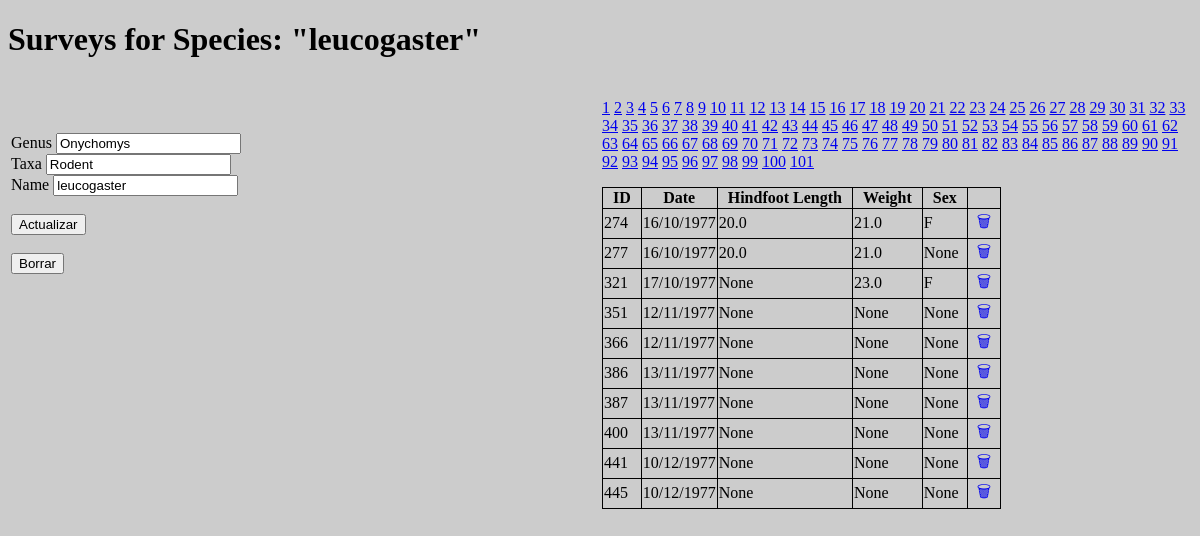
/species/OL, run on the app's committed database.
### mammals/models.py (models this page shows)
    class Species(db.Model):
        __tablename__ = "species"
        uid = db.Column("species_id", db.String, primary_key=True)
        genus = db.Column("genus", db.String)
        name = db.Column("species", db.String)
        taxa = db.Column("taxa", db.String)
        surveys = db.relationship("Survey", backref="species", lazy=True)

    class Survey(db.Model):
        __tablename__ = "surveys"
        uid = db.Column("record_id", db.BigInteger, primary_key=True)
        day = db.Column("day", db.BigInteger)
        month = db.Column("month", db.BigInteger)
        year = db.Column("year", db.BigInteger)
        plot_id = db.Column(db.BigInteger, db.ForeignKey("plots.plot_id"))
        species_id = db.Column(db.String, db.ForeignKey("species.species_id"))
        sex = db.Column("sex", db.String)
        hindfoot_length = db.Column("hindfoot_length", db.Float)
        weight = db.Column("weight", db.Float)

### mammals/views.py (the view, shortened to what this page needs)
    @app.route("/species/<uid>", methods=["GET", "POST"])
    def list_species_surveys(uid: str):
        page = int(request.args.get("page", 1))
        species_surveys = db_access["species_surveys"]
        surveys = species_surveys(uid, page)
        total_pages = ceil(surveys.total / 10)
        species_read = db_access["species_read"]
        species = species_read(uid)
        return render_template(
            "species.html",
            species=species,
            surveys=surveys,
            pages=[i + 1 for i in range(total_pages)],
        )

### mammals/templates/species.html
{% extends 'base.html' %} {% block content %}
<h1>Surveys for Species: "{{ species.name }}"</h1>
<table width="100%">
  <tbody>
    <tr>
      <td class="align-top" width="50%">
        <form
          class="species-form"
          action="/species/{{ species.uid }}"
          method="post"
        >
          <label for="genus_input">Genus</label>
          <input
            type="text"
            name="genus"
            id="genus_input"
            value="{{ species.genus }}"
          /><br />
          <label for="taxa_input">Taxa</label>
          <input
            type="text"
            name="taxa"
            id="taxa_input"
            value="{{ species.taxa }}"
          /><br />
          <label for="name_input">Name</label>
          <input
            type="text"
            name="name"
            id="name_input"
            value="{{ species.name }}"
          /><br />
          <br />
          <input type="submit" value="Actualizar" />
        </form>
        <br />
        <form action="/species/{{ species.uid }}/delete" method="post">
          <input type="submit" value="Borrar" />
        </form>
      </td>
      <td width="50%">
        <p>
          {% for page in pages %} {% if page == species.page %}
          <a
            href="/species/{{ species.uid }}?page={{ page }}"
            class="current-page"
            ><strong>{{ page }}</strong></a
          >
          {% else %}
          <a href="/species/{{ species.uid }}?page={{ page }}">{{ page }}</a>
          {% endif %} {% endfor %}
        </p>
        <table id="species-table">
          <thead>
            <tr>
              <th>ID</th>
              <th>Date</th>
              <th>Hindfoot Length</th>
              <th>Weight</th>
              <th>Sex</th>
              <th></th>
            </tr>
          </thead>
          <tbody>
            {% for s in surveys %}
            <tr>
              <td>{{ s.uid }}</td>
              <td>{{ s.day }}/{{ s.month }}/{{ s.year }}</td>
              <td>{{ s.hindfoot_length }}</td>
              <td>{{ s.weight }}</td>
              <td>{{ s.sex }}</td>
              <td>
                <a
                  title="Borrar Survey"
                  class="delete-btn"
                  href="/species/{{ species.uid }}/surveys/{{ s.uid }}/delete"
                >
                🗑
                </a>
              </td>
            </tr>
            {% endfor %}
          </tbody>
        </table>
      </td>
    </tr>
  </tbody>
</table>
{% endblock %}

### mammals/static/mystyle.css (style rules this page uses)
html { background: #cccccc; }
tr { padding-bottom: 10px !important; }
#species-table { border: solid 1px black; border-collapse: collapse; }
#species-table th { border: solid 1px black; padding-left: 10px; padding-right: 10px; }
#species-table td { border: solid 1px black; }
.delete-btn { text-decoration: none; padding: 0.5rem; }
.align-top { vertical-align: top; }
.species-form { margin-top: 50px; }

### data on the page
Species: name "leucogaster", genus "Onychomys", taxa "Rodent"
Survey: uid "274", day "16", month "10", year "1977", hindfoot_length "20.0", weight "21.0", sex "F"
Survey: uid "277", day "16", month "10", year "1977", hindfoot_length "20.0", weight "21.0", sex "None"
Survey: uid "321", day "17", month "10", year "1977", hindfoot_length "None", weight "23.0", sex "F"
Survey: uid "351", day "12", month "11", year "1977", hindfoot_length "None", weight "None", sex "None"
Survey: uid "366", day "12", month "11", year "1977", hindfoot_length "None", weight "None", sex "None"
Survey: uid "386", day "13", month "11", year "1977", hindfoot_length "None", weight "None", sex "None"
Survey: uid "387", day "13", month "11", year "1977", hindfoot_length "None", weight "None", sex "None"
Survey: uid "400", day "13", month "11", year "1977", hindfoot_length "None", weight "None", sex "None"
Survey: uid "441", day "10", month "12", year "1977", hindfoot_length "None", weight "None", sex "None"
Survey: uid "445", day "10", month "12", year "1977", hindfoot_length "None", weight "None", sex "None"

### other printed values
{{ page }} "1" "2" "3" "4" "5" "6" "7" "8" "9" "10" "11" "12" "13" "14" "15" "16" "17" "18" "19" "20" "21" "22" "23" "24" "25" "26" "27" "28" "29" "30" "31" "32" "33" "34" "35" "36" "37" "38" "39" "40" "41" "42" "43" "44" "45" "46" "47" "48" "49" "50" "51" "52" "53" "54" "55" "56" "57" "58" "59" "60" "61" "62" "63" "64" "65" "66" "67" "68" "69" "70" "71" "72" "73" "74" "75" "76" "77" "78" "79" "80" "81" "82" "83" "84" "85" "86" "87" "88" "89" "90" "91" "92" "93" "94" "95" "96" "97" "98" "99" "100" "101"
